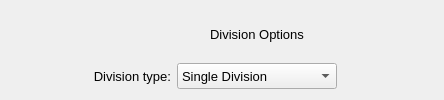
           <widget class="QFrame" name="frame_3">
            <property name="sizePolicy">
             <sizepolicy hsizetype="Expanding" vsizetype="Expanding">
              <horstretch>0</horstretch>
              <verstretch>0</verstretch>
             </sizepolicy>
            </property>
            <property name="frameShape">
             <enum>QFrame::Shape::NoFrame</enum>
            </property>
            <property name="frameShadow">
             <enum>QFrame::Shadow::Raised</enum>
            </property>
            <layout class="QGridLayout" name="gridLayout_11">
             <item row="1" column="1">
              <widget class="QLabel" name="label_4">
               <property name="minimumSize">
                <size>
                 <width>120</width>
                 <height>26</height>
                </size>
               </property>
               <property name="maximumSize">
                <size>
                 <width>120</width>
                 <height>26</height>
                </size>
               </property>
               <property name="font">
                <font>
                 <pointsize>10</pointsize>
                </font>
               </property>
               <property name="text">
                <string>Division type:</string>
               </property>
               <property name="alignment">
                <set>Qt::AlignmentFlag::AlignRight|Qt::AlignmentFlag::AlignTrailing|Qt::AlignmentFlag::AlignVCenter</set>
               </property>
              </widget>
             </item>
             <item row="1" column="2">
              <widget class="QComboBox" name="division_combobox">
               <property name="sizePolicy">
                <sizepolicy hsizetype="Fixed" vsizetype="Fixed">
                 <horstretch>0</horstretch>
                 <verstretch>0</verstretch>
                </sizepolicy>
               </property>
               <property name="minimumSize">
                <size>
                 <width>160</width>
                 <height>26</height>
                </size>
               </property>
               <property name="maximumSize">
                <size>
                 <width>160</width>
                 <height>26</height>
                </size>
               </property>
               <property name="font">
                <font>
                 <pointsize>10</pointsize>
                </font>
               </property>
               <item>
                <property name="text">
                 <string>Single Division</string>
                </property>
               </item>
               <item>
                <property name="text">
                 <string>Multiple Division</string>
                </property>
               </item>
               <item>
                <property name="text">
                 <string>Distance from Point</string>
                </property>
               </item>
              </widget>
             </item>
             <item row="0" column="2">
              <widget class="QLabel" name="general_options_label_3">
               <property name="font">
                <font>
                 <pointsize>10</pointsize>
                 <bold>false</bold>
                </font>
               </property>
               <property name="text">
                <string>Division Options</string>
               </property>
               <property name="alignment">
                <set>Qt::AlignmentFlag::AlignCenter</set>
               </property>
              </widget>
             </item>
             <item row="1" column="0">
              <spacer name="horizontalSpacer_9">
               <property name="orientation">
                <enum>Qt::Orientation::Horizontal</enum>
               </property>
               <property name="sizeHint" stdset="0">
                <size>
                 <width>40</width>
                 <height>20</height>
                </size>
               </property>
              </spacer>
             </item>
             <item row="1" column="4">
              <spacer name="horizontalSpacer_10">
               <property name="orientation">
                <enum>Qt::Orientation::Horizontal</enum>
               </property>
               <property name="sizeHint" stdset="0">
                <size>
                 <width>40</width>
                 <height>20</height>
                </size>
               </property>
              </spacer>
             </item>
             <item row="1" column="3">
              <widget class="QLabel" name="unity_x_label_2">
               <property name="minimumSize">
                <size>
                 <width>50</width>
                 <height>0</height>
                </size>
               </property>
               <property name="maximumSize">
                <size>
                 <width>50</width>
                 <height>16777215</height>
                </size>
               </property>
               <property name="font">
                <font>
                 <pointsize>10</pointsize>
                </font>
               </property>
               <property name="text">
                <string/>
               </property>
              </widget>
             </item>
            </layout>
           </widget>
